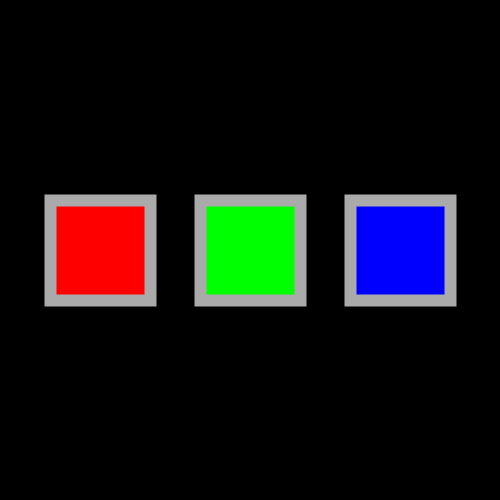
Frame 1 (no input)
Frame 60 (the mouse pressed at the canvas centre just before this capture): identical to frame 1, image omitted
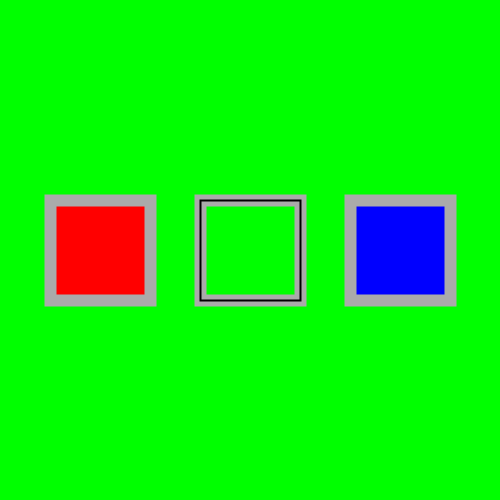
Frame 120 (the mouse held since frame 60 and released just before this capture)

The Processing sketch that drew these frames (run headless with seeded random() and noise(); from frame 60 on, the mouse is pressed at the canvas centre):

// Processing sketch: ColorButtons
// ── ColorButtons.pde
//Sean Gordon
//CMPS 5J
//pa4 - ColorButtons

//Variables Declared
boolean redOn = false;
boolean greenOn = false;
boolean blueOn = false;
boolean mouseInRed, mouseInGreen, mouseInBlue;
int redX, redY, greenX, greenY, blueX, blueY, w, h;
int r = 0, g = 0, b = 0;

void setup() {
  size(500, 500);
  smooth();
  redX = width/5;
  redY = height/2;
  greenX = width/2;
  greenY = height/2;
  blueX = width*4/5;
  blueY = height/2;
  w = 100;
  h = 100;
  rectMode(CENTER);
}
void draw() {
  //Background Color
  if (redOn)
    r = 255;
  else
    r = 0;
  if (greenOn)
    g = 255;
  else
    g = 0;
  if (blueOn)
    b = 255;
  else
    b = 0;
  background(r, g, b);

  //Grey Border on Buttons
  stroke(170);
  strokeWeight(12);

  //Red Button
  fill(255, 0, 0);
  rect(redX, redY, w, h);

  //Green Button
  fill(0, 255, 0);
  rect(greenX, greenY, w, h);

  //Blue Button
  fill(0, 0, 255);
  rect(blueX, blueY, w, h);

  //Inner Border to tell if Button is on
  stroke(0);
  strokeWeight(2);
  noFill();
  if (redOn)
    rect(redX, redY, w, h);
  if (greenOn)
    rect(greenX, greenY, w, h);
  if (blueOn)
    rect(blueX, blueY, w, h);
}

void mousePressed() {
  mouseInRed = (redX-w/2<mouseX) && (redX+w/2>mouseX) && (redY-h/2<mouseY) && (redY+h/2>mouseY);
  if (mouseInRed) redOn = !redOn;
  mouseInGreen = (greenX-w/2<mouseX) && (greenX+w/2>mouseX) && (greenY-h/2<mouseY) && (greenY+h/2>mouseY);
  if (mouseInGreen) greenOn = !greenOn;
  mouseInBlue = (blueX-w/2<mouseX) && (blueX+w/2>mouseX) && (blueY-h/2<mouseY) && (blueY+h/2>mouseY);
  if (mouseInBlue) blueOn = !blueOn;
}

//4 8 15 16 23 42
